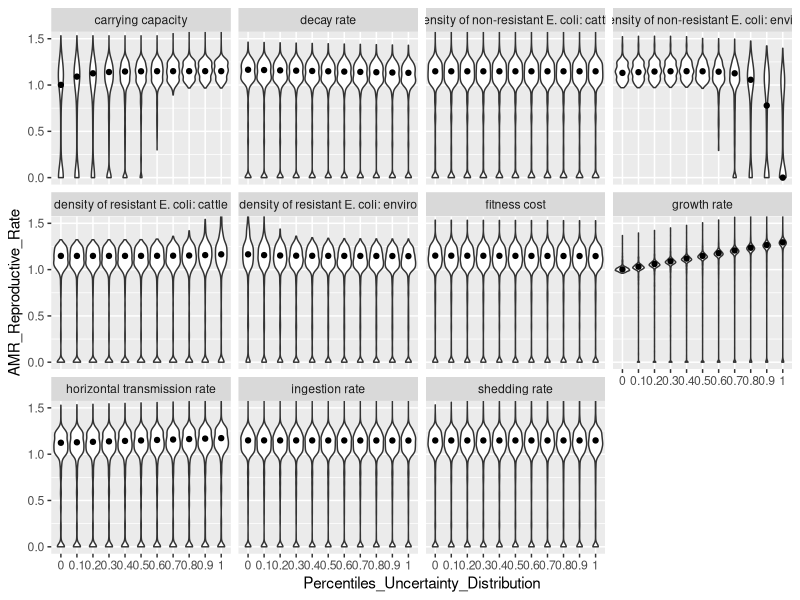
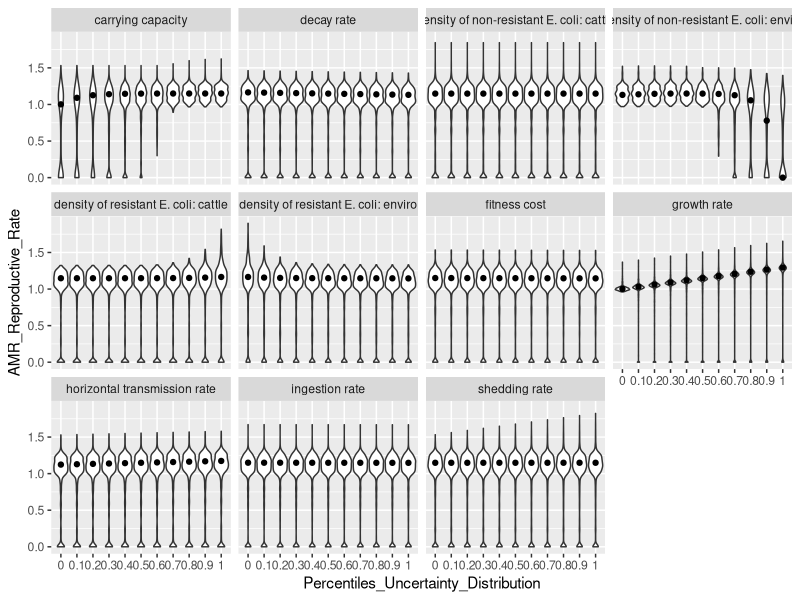

Write R code to recreate these figures, in order.



#==================================================================
# FULL MODEL
#==================================================================

# Libraries
library(ggplot2)
library(scales)
# Set working directory
setwd("~/Documents")


# Read in parameter values and ranges
params <- read.csv("params_enviro_120221.csv",header=F) 

# Read in experimental data points to fit to 
data <- read.csv("experimental_data_full_pens_WB_180520.csv",header=T) 

# Define fixed parameters
GSE_min <-params[1,3] # baseline growth rate in environment
GSE_max <- params[2,3]
f_min <- params[3,3] # fitness cost 
f_max <- params[4,3]
Ke_min <- params[5,3] # carrying capacity in the environment
Ke_max <- params[6,3]
mue_min <- params[7,3] # death rate in the environment
mue_max <- params[8,3]
beta_rs_min <- params[9,3] # horizantal transmission rate
beta_rs_max <- params[10,3]
s_min <- params[21,3]
s_max <- params[22,3]
c_min <- params[23,3]
c_max <- params[24,3]
SE0_min <- 1
SE0_max <- 7
RE0_min <- 0
RE0_max <- 3
SC0_min <- 2
SC0_max <- 7
RC0_min <- 0
RC0_max <- 3

threshold_value <- function(th){
  # parameter values
  f <- f_min+th[1]*(f_max-f_min)
  Ke1 <- Ke_min+th[2]*(Ke_max-Ke_min)
  mue <- mue_min+th[3]*(mue_max-mue_min)
  beta_rs <- beta_rs_min+th[4]*(beta_rs_max-beta_rs_min)
  gse <- GSE_min+th[5]*(GSE_max-GSE_min)
  s <- s_min+th[6]*(s_max-s_min)
  c <- c_min+th[7]*(c_max-c_min)
  SE01 <- SE0_min+th[8]*(SE0_max-SE0_min)
  RE01 <- RE0_min+th[9]*(RE0_max-RE0_min)
  SC01 <- SC0_min+th[10]*(SC0_max-SC0_min)
  RC01 <- RC0_min+th[11]*(RC0_max-RC0_min)
  Ke <- (10^Ke1)
  SE <- (10^SE01)
  RE <- (10^RE01)
  SC <- (10^SC01)
  RC <- (10^RC01)
  
  # change scale from CFU/g to CFU/compartment
  E <- 10^7.542061
  A <- 30
  V <- 30
  Ke <- Ke*E
  RE <- RE*E
  SE <- SE*E
  SC <- SC*A*V*1000
  RC <- RC*A*V*1000
  c <- A*c/E

  # run model
  threshold <<- max(0,(RE + gse*(1-f)*RE*(1-(RE+SE)/Ke)+(beta_rs*(RE*SE)/(RE+SE))-mue*RE+s*RC-c*RE))/RE
  
}

param_names <- c("fitness cost", "carrying capacity", "decay rate", "horizontal transmission rate","growth rate","shedding rate","ingestion rate","density of non-resistant E. coli: enviro","density of resistant E. coli: enviro","density of non-resistant E. coli: cattle","density of resistant E. coli: cattle") 

# plot effect of individual parameters on R: plot 1
Percentiles_Uncertainty_Distribution <- numeric(0)
AMR_Reproductive_Rate <- numeric(0)
Variables <- numeric(0)
for(k in 1:11){
for(j in 1:1000){
theta <- runif(11,0,1.0)
thresholds <- numeric(11)
cutoffs <- c(0,0.1,0.2,0.3,0.4,0.5,0.6,0.7,0.8,0.9,1)
variables <- rep(param_names[k],11)
for(i in 1:11){
  theta[k] <- cutoffs[i]
  thresholds[i] <- threshold_value(theta)
}
Percentiles_Uncertainty_Distribution <- c(Percentiles_Uncertainty_Distribution,cutoffs)
AMR_Reproductive_Rate <- c(AMR_Reproductive_Rate,thresholds)
Variables <- c(Variables,variables)
}
}
data <- as.data.frame(cbind(Percentiles_Uncertainty_Distribution,AMR_Reproductive_Rate,Variables))
data <- data[order(Percentiles_Uncertainty_Distribution),]
data$Percentiles_Uncertainty_Distribution <- as.factor(data$Percentiles_Uncertainty_Distribution)
data$AMR_Reproductive_Rate <- as.numeric(data$AMR_Reproductive_Rate)
dim(data)
tail(data)
p <- ggplot(data, aes(x=Percentiles_Uncertainty_Distribution, y=AMR_Reproductive_Rate)) + 
  geom_violin()

# Plot effect of f on threshold, when all other parameters are medians
# create second dataset
Thresholds <- numeric(0)
Cutoffs <- numeric(0)
Variables <- numeric(0)
for(k in 1:11){
thresholds <- numeric(11)
theta <- rep(0.5,11)
for(i in 1:11){
theta[k] <- cutoffs[i]
thresholds[i] <- threshold_value(theta)
}
variables <- c(rep(param_names[k],11))

Thresholds <- c(Thresholds,thresholds)
Cutoffs <- c(Cutoffs,cutoffs)
Variables <- c(Variables,variables)
}
data2 <- as.data.frame(cbind(Cutoffs,Thresholds,Variables))
data2$Cutoffs <- as.factor(data2$Cutoffs)
data2$Thresholds <- as.numeric(data2$Thresholds)

p + geom_point(data=data2,aes(x=Cutoffs,y=Thresholds))+ facet_wrap(~ Variables, ncol = 4,nrow=3) + coord_cartesian(ylim = c(0,1.5),expand = TRUE,clip = "on"
) 

p + geom_point(data=data2,aes(x=Cutoffs,y=Thresholds))+ facet_wrap(~ Variables, ncol = 4,nrow=3)

